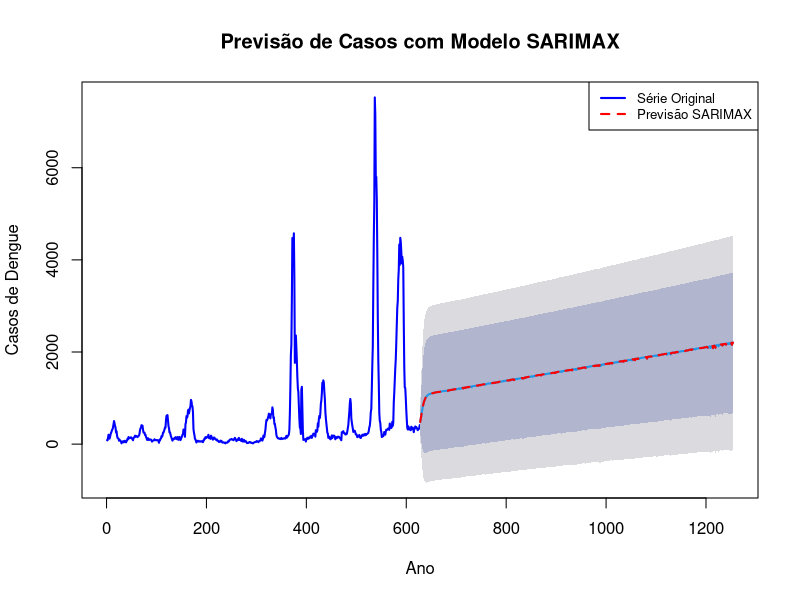
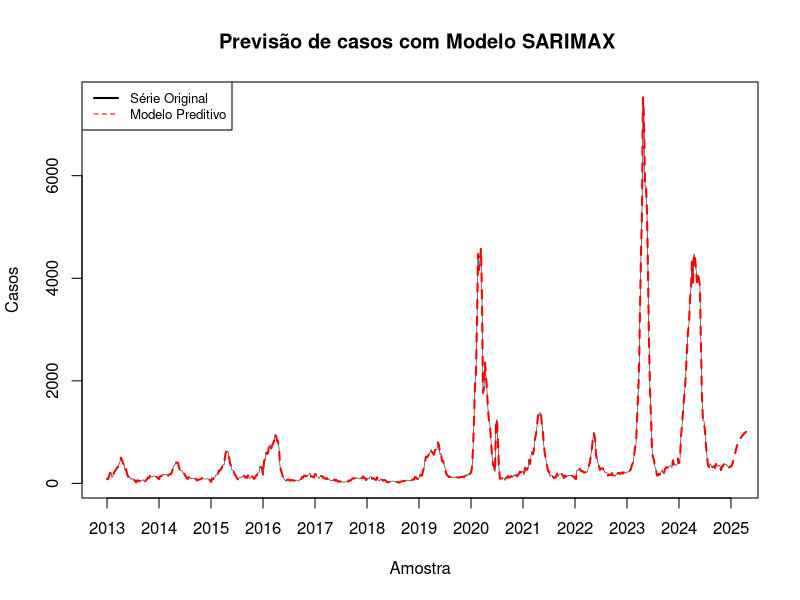

Write the R code that produced these figures, in order.
################################### SARIMAX #####################################

# Carregar as bibliotecas necessárias
library(forecast)
library(tseries)

# Definir o diretório de trabalho e carregar os dados
setwd("C:\\Users\\Claudia\\OneDrive\\Área de Trabalho\\Mestrado\\Banco de dados\\")
dados=read.csv2("Banco de dados_dengue_semana_OK.csv")

# Ajustar o modelo SARIMAX para a Temperatura Mínima
modelo1 = Arima(dados$casos, order = c(2,1,8),
                season = list(order = c(1,1,1), freq = 52),
                xreg = dados$tempmin)
summary(modelo1)

# Ajustar o modelo SARIMAX para a Temperatura Média
modelo2 = Arima(dados$casos, order = c(2,1,8),
                season = list(order = c(1,1,1), freq = 52),
                xreg = dados$tempmed)
summary(modelo2)

# Ajustar o modelo SARIMAX para a Temperatura Máxima
modelo3 = Arima(dados$casos, order = c(2,1,8),
                season = list(order = c(1,1,1), freq = 52),
                xreg = dados$tempmax)
summary(modelo3)

# Ajustar o modelo SARIMAX para a Umidade Média
modelo4 = Arima(dados$casos, order = c(2,1,8),
                season = list(order = c(1,1,1), freq = 52),
                xreg = dados$umidmed)
summary(modelo4)

# Ajustar o modelo SARIMAX para a Umidade Máxima
modelo5 = Arima(dados$casos, order = c(2,1,8),
                season = list(order = c(1,1,1), freq = 52),
                xreg = dados$umidmax)
summary(modelo5)

# Ajustar o modelo SARIMAX para a Umidade Mínima
modelo6 = Arima(dados$casos, order = c(2,1,8),
                season = list(order = c(1,1,1), freq = 52),
                xreg = dados$umidmin)
summary(modelo6)

# Ajustar o modelo SARIMAX para a Precipitação
modelo_precipitacao = Arima(dados$casos, order = c(2,1,8),
                            season = list(order = c(1,1,1), freq = 52),
                            xreg = dados$precipitacao)
summary(modelo_precipitacao)

# Comparar os AIC e BIC dos modelos ajustados
resultados <- data.frame(
  Modelo = c("Modelo com tempmin", "Modelo com tempmed", "Modelo com tempmax", 
             "Modelo com umidmed", "Modelo com umidmax", "Modelo com umidmin", 
             "Modelo com precipitacao"),
  AIC = c(AIC(modelo1), AIC(modelo2), AIC(modelo3), AIC(modelo4), 
          AIC(modelo5), AIC(modelo6), AIC(modelo_precipitacao)),
  BIC = c(BIC(modelo1), BIC(modelo2), BIC(modelo3), BIC(modelo4),
          BIC(modelo5), BIC(modelo6), BIC(modelo_precipitacao))
)

# Exibindo os resultados
print(resultados)

# Identificando o modelo com o menor AIC e BIC
melhor_modelo_AIC <- resultados$Modelo[which.min(resultados$AIC)]
melhor_modelo_BIC <- resultados$Modelo[which.min(resultados$BIC)]

cat("Modelo com o menor AIC: ", melhor_modelo_AIC, "\n")
cat("Modelo com o menor BIC: ", melhor_modelo_BIC, "\n")

# Gerar previsões com o melhor modelo
melhor_modelo <- modelo_precipitacao  # Substitua pelo melhor modelo identificado
previsao_sarimax <- forecast(melhor_modelo, xreg = dados$precipitacao, h = 20)  # Previsões para 20 períodos à frente

# Plotando os resultados com uma linha de previsão mensal
plot(previsao_sarimax, main = "Previsão de Casos com Modelo SARIMAX",
     xlab = "Ano", ylab = "Casos de Dengue",
     col = "blue", lwd = 2, lty = 1)  # Valor real em azul

# Adicionando a linha de previsão em vermelho e mais espessa
lines(previsao_sarimax$mean, col = "red", lwd = 2, lty = 2)

# Adicionando a legenda no canto superior direito
legend("topright", legend = c("Série Original", "Previsão SARIMAX"),
       col = c("blue", "red"), lty = c(1, 2), lwd = 2, cex = 0.8)




############# Segundo Modelo SARIMAX / Este foi um SUCESSOOOOOO!!!!!! ##############################


################################## SARIMAX ##############################


# Definir diretório de trabalho e carregar os dados
setwd("C:\\Users\\Claudia\\OneDrive\\Área de Trabalho\\Mestrado\\Banco de dados\\")
dados=read.csv2("Banco de dados_dengue_semana_OK.csv")

# Ajustar os modelos SARIMA com diferentes covariáveis
modelo1 = Arima(dados$casos, order = c(2,1,8),
                seasonal = list(order = c(1,1,1), freq = 52),
                xreg = dados$tempmin)

modelo2 = Arima(dados$casos, order = c(2,1,8),
                seasonal = list(order = c(1,1,1), freq = 52),
                xreg = dados$tempmed)

modelo3 = Arima(dados$casos, order = c(2,1,8),
                seasonal = list(order = c(1,1,1), freq = 52),
                xreg = dados$tempmax)

modelo4 = Arima(dados$casos, order = c(2,1,8),
                seasonal = list(order = c(1,1,1), freq = 52),
                xreg = dados$umidmin)

modelo5 = Arima(dados$casos, order = c(2,1,8),
                seasonal = list(order = c(1,1,1), freq = 52),
                xreg = dados$umidmed)

modelo6 = Arima(dados$casos, order = c(2,1,8),
                seasonal = list(order = c(1,1,1), freq = 52),
                xreg = dados$umidmax)

modelo7 = Arima(dados$casos, order = c(2,1,8),
                seasonal = list(order = c(1,1,1), freq = 52),
                xreg = dados$precipitacao)

# Obter o resumo de cada modelo
summary(modelo1)
summary(modelo2)
summary(modelo3)
summary(modelo4)
summary(modelo5)
summary(modelo6)
summary(modelo7)

# Criando o dataframe com as métricas dos modelos
resultados <- data.frame(
  Modelo = c("Modelo com tempmin", "Modelo com tempmed", "Modelo com tempmax", "Modelo com umidmin",
             "Modelo com umidmed", "Modelo com umidmax", "Modelo com precipitacao"),
  AICc = c(7701.81, 7701.67, 7701.67, 7700.36, 7699.66, 7698.69, 7701.85),
  Estimativa = c(0.4416, 0.9998, 0.8976, -0.4992, -0.7312, -1.0944, -0.0107),
  Erro_Padrao = c(2.3332, 2.3291, 1.8488, 0.4118, 0.5105, 0.6177, 0.3335)
)

# Exibindo os resultados para comparação
print(resultados)

# Identificando o modelo com o menor AIC e BIC
melhor_modelo_AIC <- resultados$Modelo[which.min(resultados$AICc)]
cat("Modelo com o menor AIC: ", melhor_modelo_AIC, "\n")

# Identificando o modelo com a melhor estimativa
melhor_modelo_estimativa <- resultados$Modelo[which.max(resultados$Estimativa)]
cat("Modelo com a melhor estimativa: ", melhor_modelo_estimativa, "\n")

# Identificando o modelo com o menor erro padrão
melhor_modelo_erro <- resultados$Modelo[which.min(resultados$Erro_Padrao)]
cat("Modelo com o menor erro padrão: ", melhor_modelo_erro, "\n")




###################### Modelo Preditivo com SARIMAX #####################
# Carregar a biblioteca necessária
library(forecast)

# Definir o diretório de trabalho e carregar os dados
setwd("C:\\Users\\Claudia\\OneDrive\\Área de Trabalho\\Mestrado\\Banco de dados\\")
dados=read.csv2("Banco de dados_dengue_semana_OK.csv")

# Ajuste do modelo SARIMAX
modelo1 = Arima(dados$casos, order = c(2,1,2),  # Definir a ordem do ARIMA (p,d,q)
                season = list(order = c(1,1,1), freq = 52),  # Sazonalidade de 12 meses
                xreg = dados$umidmax )  # Adicionar covariáveis, como a umidade máxima (melhor modelo/ menor AIC)

# Ajuste do modelo 2 SARIMAX
modelo2 = Arima(dados$casos, order = c(2,1,8),  # Definir a ordem do ARIMA (p,d,q)
                season = list(order = c(1,1,1), freq = 52),  # Sazonalidade de 12 meses
                xreg = dados$umidmax )  # Adicionar covariáveis, como a umidade máxima (melhor modelo/ menor AIC)

# Gerar previsões para o próximo período (ajustar conforme a necessidade de previsão)
previsao <- predict(modelo2, n.ahead = 20, newxreg = dados$umidmax[(length(dados$umidmax) - 19):length(dados$umidmax)], se.fit = TRUE)

# Plotando os resultados
plot(dados$casos, type = "l", col = "black", lwd = 0.5, xlab = "Amostra", ylab = "Casos",
     main = "Previsão de casos com Modelo SARIMAX ", xaxt = "n")
lines(c(dados$casos, previsao$pred), col = "red", lwd = 2, lty = 2)  # Previsão em laranja (linha pontilhada mais grossa)

# Ajustando o eixo X para amostras (substituir pela data se necessário)
axis(1, at = seq(1, length(dados$casos), by = 52), labels = seq(2013, 2025, by = 1))  # Ajuste do eixo X para mostrar os anos

# Adicionando legenda na lateral direita, fora do gráfico
legend("topleft", legend = c("Série Original", "Modelo Preditivo"), col = c("black", "red"), 
       lty = c(1, 2), lwd = c(2, 1), cex = 0.8)

